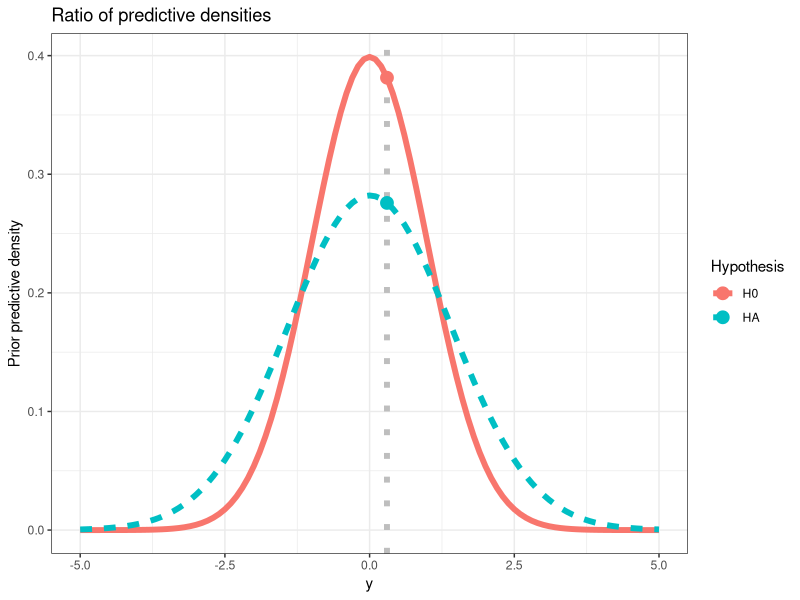
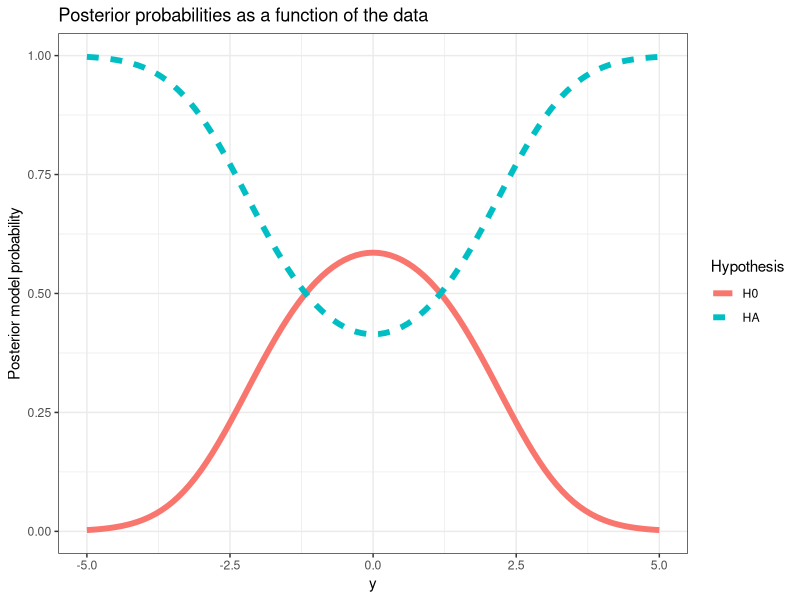
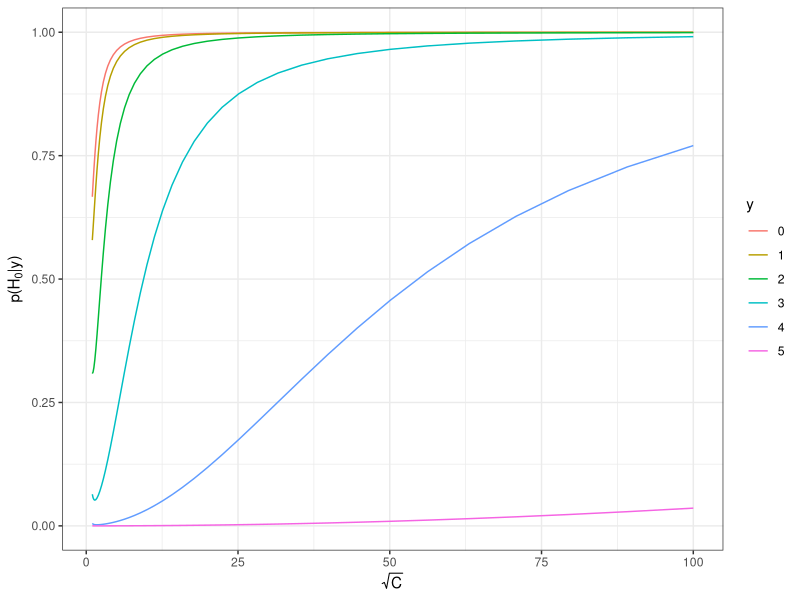

These charts were generated, in order, by the following R code:
## ----libraries, message=FALSE, warning=FALSE, cache=FALSE------------------------------------------------------
# library("plyr")
library("dplyr")
library("tidyr")
library("ggplot2")


## ----set_seed, echo=FALSE--------------------------------------------------------------------------------------
set.seed(2)


## ----echo=TRUE-------------------------------------------------------------------------------------------------
n = 10
y = 3
probH0 = pbeta(0.5, 1+y, 1+n-y)
probH0   # p(H_0|y)
1-probH0 # p(H_A|y)


## ----echo=TRUE, size="scriptsize"------------------------------------------------------------------------------
y = 0.3
probH0 = 1/(1+dnorm(y, 0, sqrt(2))/dnorm(y, 0, 1))
probH0   # p(H_0|y)
1-probH0 # p(H_A|y)


## --------------------------------------------------------------------------------------------------------------
densities = data.frame(y = seq(-5, 5, length = 101)) %>%
  dplyr::mutate(H0 = dnorm(y, 0, 1),
                HA = dnorm(y, 0, sqrt(2))) %>%
  tidyr::gather("Hypothesis","density", H0, HA) 

ggplot(densities, aes(x = y, y = density, 
                      color = Hypothesis, linetype = Hypothesis)) +
  geom_line(size = 2) + 
  geom_vline(xintercept = y, color = "gray",linetype = "dotted", size = 2 ) + 
  geom_point(data = data.frame(y = y, 
                                density = dnorm(y, 0, c(1,sqrt(2))), 
                                Hypothesis = c("H0","HA")),
              aes(x=y, y=density, color = Hypothesis),
             size = 4) + 
  labs(title = "Ratio of predictive densities",
       y = "Prior predictive density") +
  theme_bw()


## --------------------------------------------------------------------------------------------------------------
d = data.frame(y = seq(-5, 5, length = 101)) %>%
  dplyr::mutate(H0 = 1/(1+dnorm(y, 0, sqrt(2))/dnorm(y, 0, 1)),
                HA = 1-H0) %>%
  tidyr::gather("Hypothesis", "Probability", H0, HA)

ggplot(d, aes(x=y, y=Probability, color = Hypothesis, linetype = Hypothesis)) + 
  geom_line(size = 2) +
  labs(title = "Posterior probabilities as a function of the data",
    y = "Posterior model probability") +
  theme_bw()


## ----normal_bayes_factor---------------------------------------------------------------------------------------
d = expand.grid(y=seq(0,5,by=1), C=10^seq(0,4,by=0.1)) %>%
   dplyr::mutate(post_prob_H0 = 1/(1+1/exp(dnorm(y,0,1,log=TRUE)-dnorm(y,0,1+C,log=TRUE))))
  
ggplot(d, aes(sqrt(C), post_prob_H0, color=factor(y))) + 
  geom_line() + 
  labs(x = expression(sqrt(C)), y = expression(paste("p(",H[0],"|y)"))) + 
  scale_color_discrete(name="y") +
  theme_bw()
